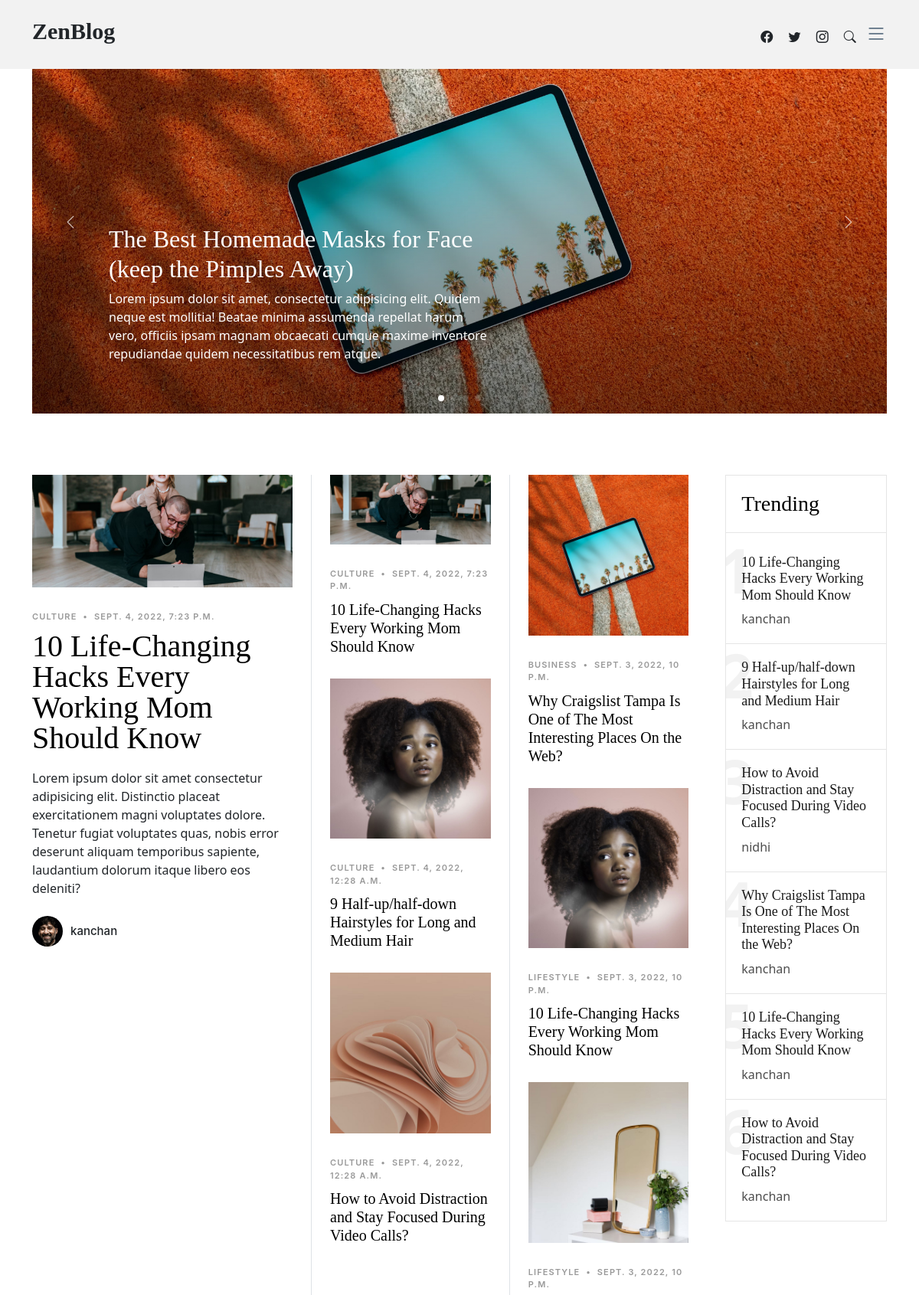
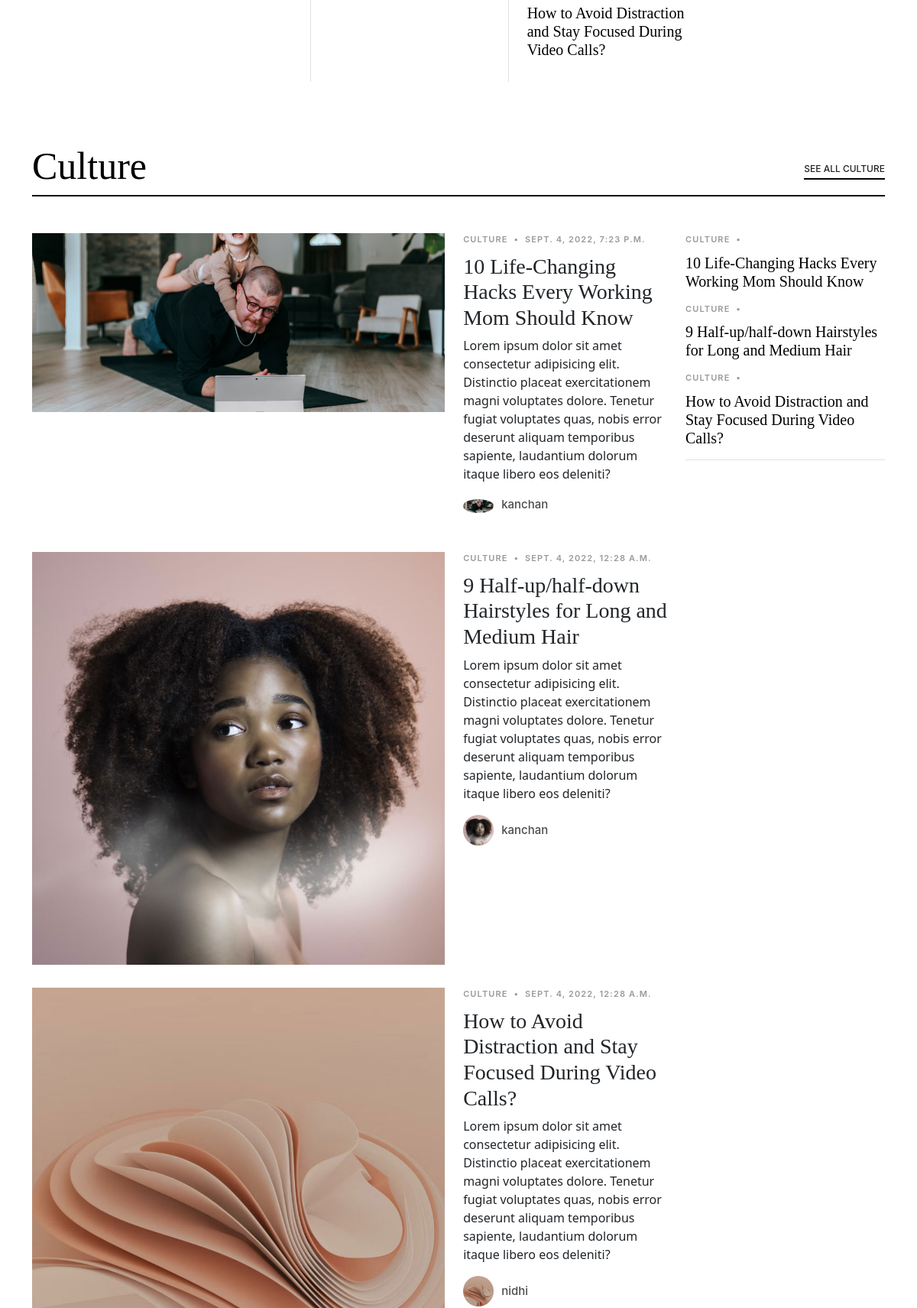
The page / (upper part) on the database its author committed (2 pictures, top to bottom).
### blog/models.py (models this page shows, shortened)
class Post(models.Model):
    category       = models.ForeignKey('Category', on_delete=models.CASCADE)
    title          = models.CharField(max_length=100)
    content        = models.TextField()
    image          = models.ImageField(upload_to ='uploads/')
    create_date    = models.DateTimeField(default=dt.datetime.now())
    updated_at     = models.DateTimeField(auto_now_add=True)
    publish        = models.BooleanField(default=True)
    auther         =models.CharField(max_length=100)

class Category(models.Model):
    name           = models.CharField(max_length=100)
    create_date    = models.DateTimeField(default=dt.datetime.now())
    updated_at     = models.DateTimeField(auto_now_add=True)

### blog/views.py (the view)
# urls.py: 2. Add a URL to urlpatterns:  path('', views.home, name='home')
def home(request):
    all_post = Post.objects.all().order_by('-create_date')
    banner = Banner.objects.all()
    recent_post = all_post[:6]
    part_one  = recent_post[:3]
    part_two = recent_post[3:6]
    last = recent_post[0]
    context = {
        "part_one":part_one,
        "part_two":part_two,
        "recent_post":recent_post,
        "all_post":all_post,
        "last":last,
        "banner":banner,
    }
    return render(request, 'home.html', context)

### blog/templates/home.html (shortened to what this page needs)
{% extends "base.html" %}
{% load static %}
{% block content %}
   {% include "slider.html" %}
    <section id="posts" class="posts">
        <div class="container aos-init aos-animate" data-aos="fade-up">
          <div class="row g-5">
            <div class="col-lg-4">
              <div class="post-entry-1 lg">
                <a href="{% url 'blog:single_post' last.id %}"><img src="{{last.image.url}}" alt="" class="img-fluid"></a>
                <div class="post-meta"><span class="date">{{last.category.name}}</span> <span class="mx-1">•</span> <span>{{last.create_date}}</span></div>
                <h2><a href="{% url 'blog:single_post' last.id %}">{{last.title}}</a></h2>
                <p class="mb-4 d-block">{{last.content}}</p>
                <div class="d-flex align-items-center author">
                  <div class="photo"><img src=" {% static 'img/person-1.jpg' %}" alt="" class="img-fluid"></div>
                  <div class="name">
                    <h3 class="m-0 p-0">{{last.auther}}</h3>
                  </div>
                </div>
              </div>
            </div>
            <div class="col-lg-8">
              <div class="row g-5">
                <div class="col-lg-4 border-start custom-border">
                 {% for post in part_one %}
                 <div class="post-entry-1">
                    <a href="{% url 'blog:single_post' post.id %}"><img src="{{post.image.url}}" alt="" class="img-fluid"></a>
                    <div class="post-meta"><span class="date">{{post.category.name}}</span> <span class="mx-1">•</span> <span>{{post.create_date}}</span></div>
                    <h2><a href="{% url 'blog:single_post' post.id %}">{{post.title}}</a></h2>
                  </div>
                 {% endfor %}
                </div>
                <div class="col-lg-4 border-start custom-border">
                    {% for post in part_two %}
                    <div class="post-entry-1">
                       <a href="{% url 'blog:single_post' post.id %}"><img src="{{post.image.url}}" alt="" class="img-fluid"></a>
                       <div class="post-meta"><span class="date">{{post.category.name}}</span> <span class="mx-1">•</span> <span>{{post.create_date}}</span></div>
                       <h2><a href="{% url 'blog:single_post' post.id %}">{{post.title}}</a></h2>
                     </div>
                    {% endfor %}
                </div>
                <div class="col-lg-4">
                  <div class="trending">
                    <h3>Trending</h3>
                    <ul class="trending-post">
                      {% for post in recent_post  %}
                      <li>
                        <a href="{% url 'blog:single_post' post.id %}">
                          <span class="number">{{forloop.counter}}</span>
                          <h3>{{post.title}}</h3>
                          <span class="author">{{post.auther}}</span>
                        </a>
                      </li>
                      {% endfor %}
                    </ul>
                  </div>
                </div>
              </div>
            </div>
          </div>
        </div>
      </section>
      <section class="category-section">
        <div class="container aos-init aos-animate" data-aos="fade-up">
          <div class="section-header d-flex justify-content-between align-items-center mb-5">
            <h2>Culture</h2>
            <div><a href="category.html" class="more">See All Culture</a></div>
          </div>
          <div class="row">
            <div class="col-md-9">
            {% for post in all_post %}
            {% if post.category.name == 'Culture' %}
            <div class="d-lg-flex post-entry-2">
                <a href="{% url 'blog:single_post' post.id %}" class="me-4 thumbnail mb-4 mb-lg-0 d-inline-block">
                  <img src="{{post.image.url}}" alt="" class="img-fluid">
                </a>
                <div>
                  <div class="post-meta"><span class="date">{{post.category.name}}</span> <span class="mx-1">•</span> <span>{{post.create_date}}</span></div>
                  <h3><a href="{% url 'blog:single_post' post.id %}">{{post.title}}</a></h3>
                  <p>{{post.content}}</p>
                  <div class="d-flex align-items-center author">
                    <div class="photo"><img src="{{post.image.url}}" alt="" class="img-fluid"></div>
                    <div class="name">
                      <h3 class="m-0 p-0">{{post.auther}}</h3>
                    </div>
                  </div>
                </div>
            </div>
            {% endif %}
            {% endfor %}
            </div>
            <div class="col-md-3">
              <div class="post-entry-1 border-bottom">
                {% for data in recent_post  %}
                {% if data.category.name == 'Culture' %}
                <div class="post-meta"><span class="date">{{data.category.name}}</span> <span class="mx-1">•</span> </div>
                <h2 class="mb-2"><a href="{% url 'blog:single_post' data.id %}">{{data.title}}</a></h2>
                {% endif %}
                {% endfor  %}
              </div>
            </div>
          </div>
        </div>
      </section>
{% endblock content %}

### ZenBlog/static/css/variables.css (style rules this page uses)
:root { --font-default: 'EB Garamond', system-ui, -apple-system, "Segoe UI", Roboto, "Helvetica Neue", Arial, "Noto Sans", "Liberation Sans", sans-serif, "Apple Color Emoji", "Segoe UI Emoji", "Segoe UI Symbol", "Noto Color Emoji"; --font-primary: 'EB Garamond', serif; --font-secondary: 'Inter', sans-serif; --color-default: #212529; --color-default-rgb: 33, 37, 41; --color-links: #212529; --color-links-hover: #15171a; --color-primary: #212529; --color-primary-light: #26282c; --color-primary-dark: #0b0c0e; --color-primary-rgb: 33, 37, 41; --color-primary-light-rgb: 38, 40, 44; --color-primary-dark-rgb: 11, 12, 14; --color-secondary: #596d80; --color-secondary-light: #8498aa; --color-secondary-dark: #404f5c; --color-secondary-rgb: 89, 109, 128; --color-secondary-light-rgb: 132, 152, 170; --color-secondary-dark-rgb: 64, 79, 92; --color-blue: #0d6efd; --color-blue-rgb: 13, 110, 253; --color-indigo: #6610f2; --color-indigo-rgb: 102, 16, 242; --color-purple: #6f42c1; --color-purple-rgb: 111, 66, 193; --color-pink: #f3268c; --color-pink-rgb: 243, 38, 140; --color-red: #df1529; --color-red-rgb: 223, 21, 4; --color-orange: #fd7e14; --color-orange-rgb: 253, 126, 20; --color-yellow: #ffc107; --color-yellow-rgb: 255, 193, 7; --color-green: #059652; --color-green-rgb: 5, 150, 82; --color-teal: #20c997; --color-teal-rgb: 32, 201, 151; --color-cyan: #0dcaf0; --color-cyan-rgb: 13, 202, 240; --color-white: #ffffff; --color-white-rgb: 255, 255, 255; --color-gray: #6c757d; --color-gray-rgb: 108, 117, 125; --color-black: #000000; --color-black-rgb: 0, 0, 0; }
:root { --bs-blue: var(--color-blue); --bs-indigo: var(--color-indigo); --bs-purple: var(--color-purple); --bs-pink: var(--color-pink); --bs-red: var(--color-red); --bs-orange: var(--color-orange); --bs-yellow: var(--color-yellow); --bs-green: var(--color-green); --bs-teal: var(--color-teal); --bs-cyan: var(--color-cyan); --bs-white: var(--color-white); --bs-gray: var(--color-gray); --bs-gray-dark: #343a40; --bs-gray-100: #f8f9fa; --bs-gray-200: #e9ecef; --bs-gray-300: #dee2e6; --bs-gray-400: #ced4da; --bs-gray-500: #adb5bd; --bs-gray-600: #6c757d; --bs-gray-700: #495057; --bs-gray-800: #343a40; --bs-gray-900: #212529; --bs-primary: var(--color-blue); --bs-secondary: var(--color-blue); --bs-success: #198754; --bs-info: #0dcaf0; --bs-warning: #ffc107; --bs-danger: #dc3545; --bs-light: #f8f9fa; --bs-dark: #212529; --bs-primary-rgb: var(--color-primary-rgb); --bs-secondary-rgb: var(--color-secondary-rgb); --bs-success-rgb: 25, 135, 84; --bs-info-rgb: 13, 202, 240; --bs-warning-rgb: 255, 193, 7; --bs-danger-rgb: 220, 53, 69; --bs-light-rgb: 248, 249, 250; --bs-dark-rgb: 33, 37, 41; --bs-white-rgb: var(--color-white-rgb); --bs-black-rgb: var(--color-black-rgb); --bs-body-color-rgb: var(--color-default-rgb); --bs-body-bg-rgb: 255, 255, 255; --bs-font-sans-serif: var(--font-default); --bs-font-monospace: SFMono-Regular, Menlo, Monaco, Consolas, "Liberation Mono", "Courier New", monospace; --bs-gradient: linear-gradient(180deg, rgba(255, 255, 255, 0.15), rgba(255, 255, 255, 0)); --bs-body-font-family: var(--font-default); --bs-body-font-size: 1rem; --bs-body-font-weight: 400; --bs-body-line-height: 1.5; --bs-body-color: var(--color-default); --bs-body-bg: #fff; }

### rows shown on the page
Post: image (picture), category.name "CULTURE", create_date "SEPT. 4, 2022, 7:23 P.M.", title "10 Life-Changing Hacks Every Working Mom Should Know", content "Lorem ipsum dolor sit amet consectetur adipisicing elit. Distinctio placeat exercitationem magni voluptates dolore. Tenetur fugiat voluptates quas, nobis error deserunt aliquam temporibus sapiente, laudantium dolorum itaque libero eos deleniti?", auther "kanchan"
Post: image (picture), category.name "CULTURE", create_date "SEPT. 4, 2022, 12:28 A.M.", title "9 Half-up/half-down Hairstyles for Long and Medium Hair", auther "kanchan", content "Lorem ipsum dolor sit amet consectetur adipisicing elit. Distinctio placeat exercitationem magni voluptates dolore. Tenetur fugiat voluptates quas, nobis error deserunt aliquam temporibus sapiente, laudantium dolorum itaque libero eos deleniti?"
Post: image (picture), category.name "CULTURE", create_date "SEPT. 4, 2022, 12:28 A.M.", title "How to Avoid Distraction and Stay Focused During Video Calls?", auther "nidhi", content "Lorem ipsum dolor sit amet consectetur adipisicing elit. Distinctio placeat exercitationem magni voluptates dolore. Tenetur fugiat voluptates quas, nobis error deserunt aliquam temporibus sapiente, laudantium dolorum itaque libero eos deleniti?"
Post: image (picture), category.name "BUSINESS", create_date "SEPT. 3, 2022, 10 P.M.", title "Why Craigslist Tampa Is One of The Most Interesting Places On the Web?", auther "kanchan"
Post: image (picture), category.name "LIFESTYLE", create_date "SEPT. 3, 2022, 10 P.M.", title "10 Life-Changing Hacks Every Working Mom Should Know", auther "kanchan"
Post: image (picture), category.name "LIFESTYLE", create_date "SEPT. 3, 2022, 10 P.M.", title "How to Avoid Distraction and Stay Focused During Video Calls?", auther "kanchan"
